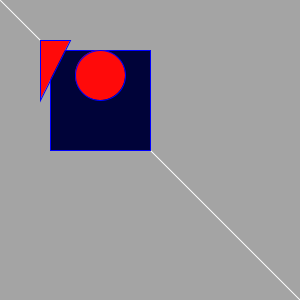
Frame 1 (no input)
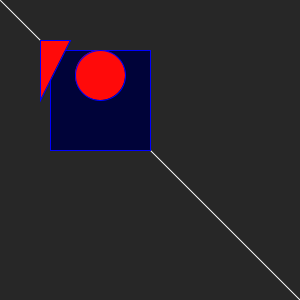
Frame 60 (the mouse pressed at the canvas centre just before this capture)
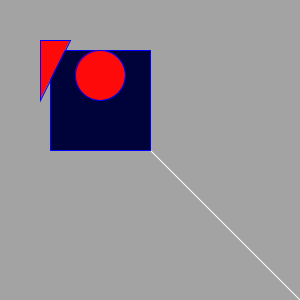
Frame 120 (the mouse held since frame 60 and released just before this capture)

The Processing sketch that drew these frames (run headless with seeded random() and noise(); from frame 60 on, the mouse is pressed at the canvas centre):

// Processing sketch: processing_36554
// ── processing_36554.pde

void setup() {
size(300,300);
 background(0);
}

void draw() {
 background(random(255));
//draw a white line
  stroke(255);
  line(mouseX,mouseY,300,300);
//draw a black rectangle
  stroke(0,0,355);
  fill(0,3,57);
  rect(50,50,100,100);

fill(255,0,0);

fill(300,10,10,255);
ellipse(100,75,50,50);

triangle(70,40,40,100,40,40);
}               
